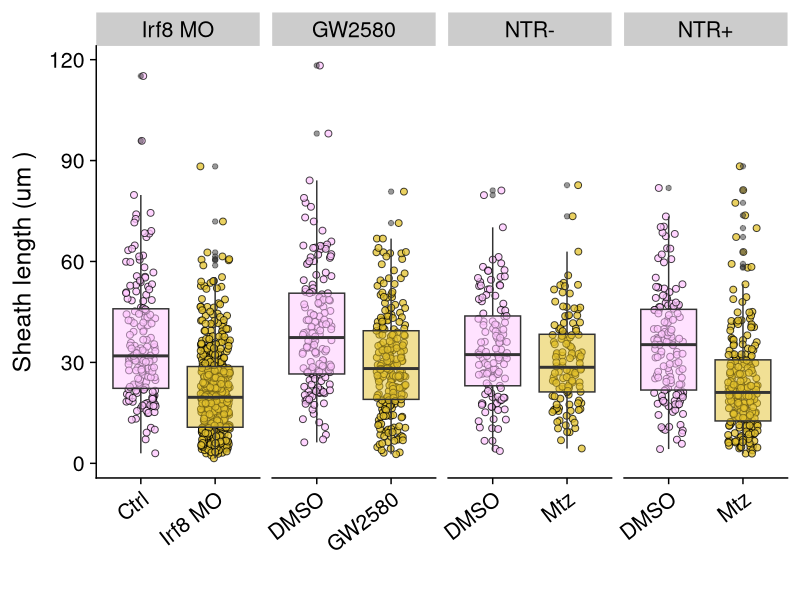
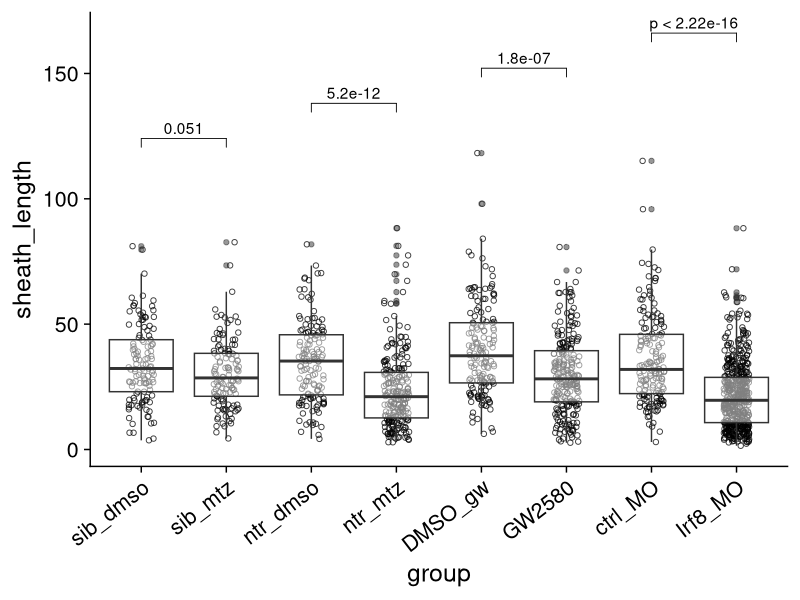
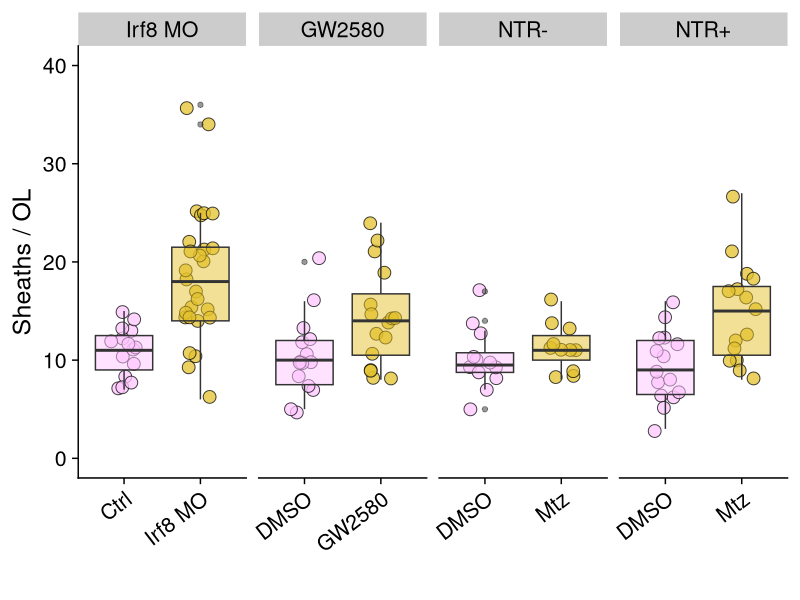
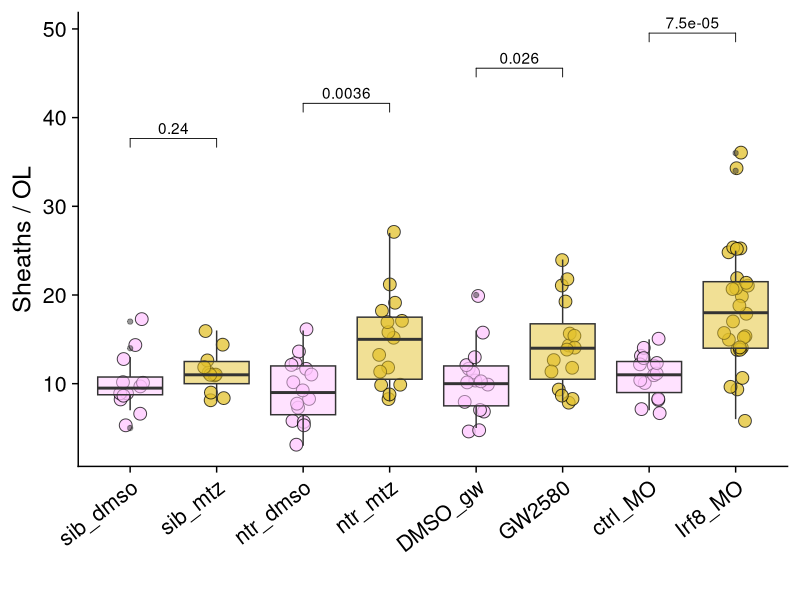
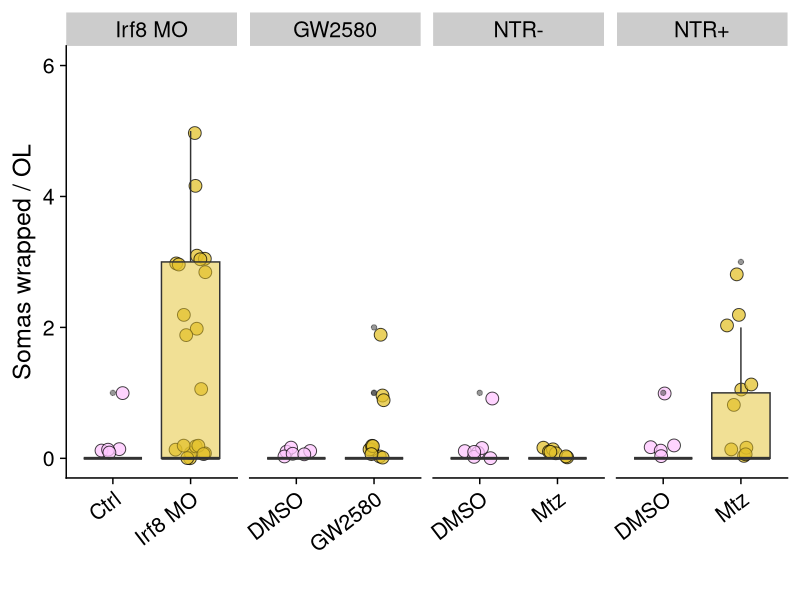
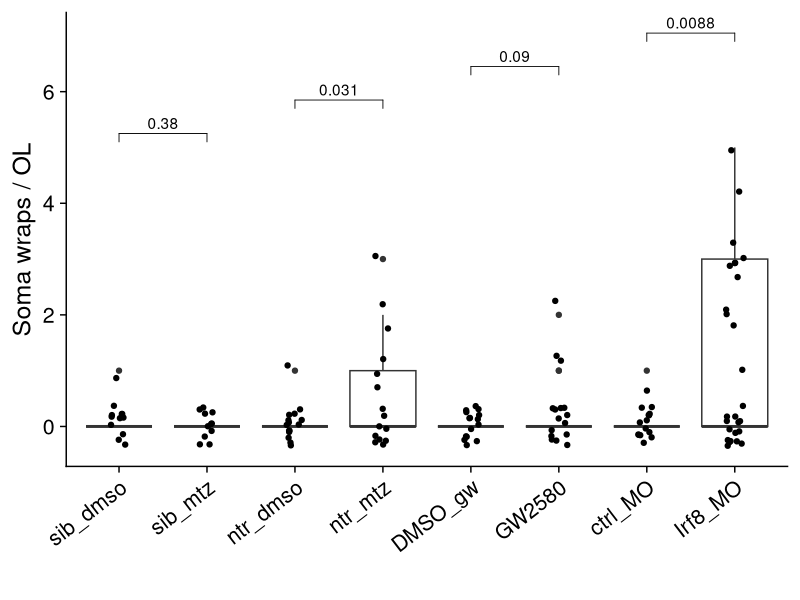

Recreate these plots in R, in order.
## ---- chunk 1
knitr::opts_chunk$set(echo = TRUE)
## ---- chunk 2
library(tidyverse)
library(ggpubr)
library(cowplot)
library(colorspace)
## ---- chunk 3
theme_set(theme_cowplot(font_size =18))
## ---- chunk 4
ab_sheaths <- read_csv('ablation_sheaths.csv')
View(ab_sheaths)
## ---- chunk 5
ab_sheaths <- ab_sheaths %>% mutate("pair_group" =
                         case_when(
                           group == "sib_dmso" ~ "NTR-",
                            group == "sib_mtz" ~ "NTR-", 
                           group == "ntr_dmso" ~ "NTR+",
                            group == "ntr_mtz" ~ "NTR+",
                           group == "ctrl_MO" ~ "Irf8 MO",
                           group == "Irf8_MO" ~ "Irf8 MO",
                           group == "DMSO_gw" ~ "GW2580",
                           group == "GW2580" ~ "GW2580")) %>%
 mutate("group_names_for_facet" =
           case_when(
             group == "sib_dmso" ~ "DMSO",
             group == "sib_mtz" ~ "Mtz",
             group == "ntr_dmso" ~ "DMSO",
             group == "ntr_mtz" ~ "Mtz",
             group == "ctrl_MO" ~ "Ctrl",
             group == "Irf8_MO" ~ "Irf8 MO",
             group == "DMSO_gw" ~ "DMSO",
             group == "GW2580" ~ "GW2580"))

## ---- chunk 6
ab_sheaths$pair_group <- ab_sheaths$pair_group %>% fct_relevel("Irf8 MO", "GW2580", "NTR-", "NTR+")
## ---- chunk 7
ab_sheaths$group <- ab_sheaths$group %>% fct_relevel("sib_dmso", "sib_mtz", "ntr_dmso", "ntr_mtz", "DMSO_gw", "GW2580", "ctrl_MO", "Irf8_MO")
## ---- chunk 8
ab_sheaths %>% group_by(group) %>% summarize(sum_sheaths = n(), n_cells = max(cell_id))
## ---- chunk 9

ab_comparisons <- list(c("sib_dmso", "sib_mtz"), c("ntr_dmso", "ntr_mtz"), c("DMSO_gw", "GW2580"), c("ctrl_MO", "Irf8_MO"))

ggplot(ab_sheaths, aes(x=group_names_for_facet, y=sheath_length, fill=group))+
  geom_jitter(width=0.2, shape=21, alpha=0.75, size=2)+
  geom_boxplot(alpha=0.5)+
  
  scale_fill_manual(values = c("#FFC5FF", "#E3C22D", "#FFC5FF", "#E3C22D", "#FFC5FF", "#E3C22D", "#FFC5FF", "#E3C22D"))+
  facet_grid(.~pair_group, scales="free")+
  labs(x= " ")+
  ylab(bquote(`Sheath length (`*um~`)`))+
  theme(axis.text.x = element_text(angle=37.5, hjust=1, vjust=1), legend.position = "none")+
  stat_compare_means(method="wilcox.test", label="p.format", comparisons = ab_comparisons)
#ggsave('ablation-sheath-length-pretty.png', dpi=300, width=6.5, height=4.5)
## ---- chunk 10
ggplot(ab_sheaths, aes(x=group, y=sheath_length))+
  geom_jitter(width=0.15, shape=21, alpha=0.75)+
  geom_boxplot(alpha=0.5)+
  theme(axis.text.x = element_text(angle=37.5, hjust=1, vjust=1), legend.position = "none")+
  stat_compare_means(method="wilcox.test", label="p.adj", comparisons = ab_comparisons)
#ggsave('ablation-sheath-length-stats.png', dpi=300, width=6.5, height=4.5)
## ---- chunk 11
ab_sheaths_grouped <- ab_sheaths %>% group_by(group, cell_id, pair_group, group_names_for_facet) %>% mutate(n_sheaths = max(sheath_id), n_somas = mean(somas), n_bites = mean(bites)) %>% mutate(total_sheath_per_OL = sum(sheath_length)) %>% filter(sheath_id == 1)
#View(ab_sheaths_grouped)

## ---- chunk 12
ab_comparisons <- list(c("sib_dmso", "sib_mtz"), c("ntr_dmso", "ntr_mtz"), c("DMSO_gw", "GW2580"), c("ctrl_MO", "Irf8_MO"))

ggplot(ab_sheaths_grouped, aes(x=group_names_for_facet, y=n_sheaths, fill=group))+
  geom_jitter(width=0.2, shape=21, alpha=0.75, size=4)+
  geom_boxplot( alpha=0.5)+
  
  scale_fill_manual(values = c("#FFC5FF", "#E3C22D", "#FFC5FF", "#E3C22D", "#FFC5FF", "#E3C22D", "#FFC5FF", "#E3C22D"))+
  
  labs(x= " ", y="Sheaths / OL")+
  theme(axis.text.x = element_text(angle=37.5, hjust=1, vjust=1), legend.position = "none")+
  stat_compare_means(inherit.aes=FALSE, aes(x=group, y=n_sheaths), method="wilcox.test", label="p.format", comparisons = ab_comparisons)+
  facet_grid(.~pair_group, scales = "free")+
  ylim(0, 40)
#ggsave('ablation-sheath-number.png', dpi=300, width=6.5, height=4.5)
  
## ---- chunk 13
ab_comparisons <- list(c("sib_dmso", "sib_mtz"), c("ntr_dmso", "ntr_mtz"), c("DMSO_gw", "GW2580"), c("ctrl_MO", "Irf8_MO"))

ggplot(ab_sheaths_grouped, aes(x=group, y=n_sheaths, fill=group))+
  geom_jitter(width=0.15, shape=21, alpha=0.75, size=4)+
  geom_boxplot( alpha=0.5)+
  
  scale_fill_manual(values = c("#FFC5FF", "#E3C22D", "#FFC5FF", "#E3C22D", "#FFC5FF", "#E3C22D", "#FFC5FF", "#E3C22D"))+
  
  labs(x= " ", y="Sheaths / OL")+
  theme(axis.text.x = element_text(angle=37.5, hjust=1, vjust=1), legend.position = "none")+
  stat_compare_means(inherit.aes=FALSE, aes(x=group, y=n_sheaths), method="wilcox.test", label="p.adj", comparisons = ab_comparisons)
#ggsave('ablation-sheath-n-stats.png', dpi=300)
## ---- chunk 14
ggplot(ab_sheaths_grouped, aes(group_names_for_facet, y=n_somas, fill=group))+
  geom_jitter(width=0.2, height=0.2, shape=21, alpha=0.75, size=4)+
  geom_boxplot( alpha=0.5)+
  facet_grid(.~pair_group, scales="free")+
  scale_fill_manual(values = c("#FFC5FF", "#E3C22D", "#FFC5FF", "#E3C22D", "#FFC5FF", "#E3C22D", "#FFC5FF", "#E3C22D"))+
  labs(x= " ", y="Somas wrapped / OL")+
  theme(axis.text.x = element_text(angle=37.5, hjust=1, vjust=1), legend.position = "none")+
  ylim(0, 6)
#ggsave('ablation-soma-wraps.png', dpi=300, width=6.5, height=4.5)
## ---- chunk 15
ggplot(ab_sheaths_grouped, aes(group, y=n_somas))+
  stat_compare_means(method="wilcox.test", label="p.adj", comparisons = ab_comparisons)+
  geom_boxplot()+
  geom_jitter(width=0.1)+
  #facet_grid(.~pair_group)+
  labs(x= " ", y="Soma wraps / OL")+
  theme(axis.text.x = element_text(angle=37.5, hjust=1, vjust=1), legend.position = "none")
#ggsave('ablation-soma-wraps-stats.png', dpi=300)

